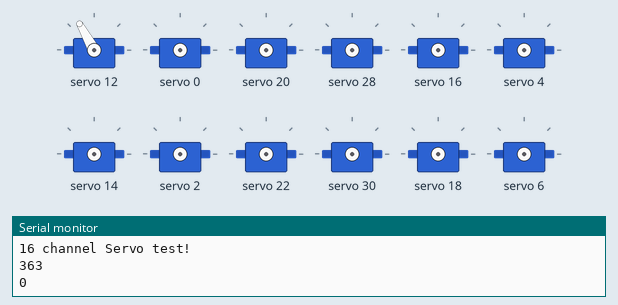
The sketch below on a simulated Arduino Uno, built with avr-gcc and run on an emulated ATmega328P. On the bench: 12 × servo, the last lines printed to the serial monitor.

Above: at 0.05 s.
At 0.65 s:
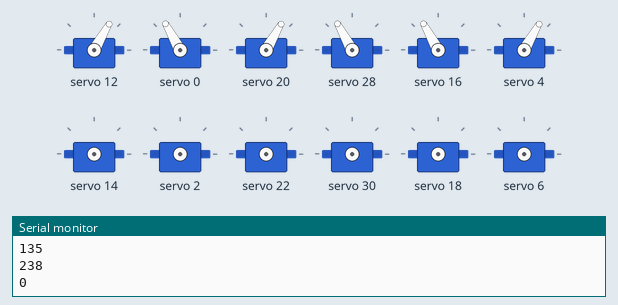
At 0.8 s:
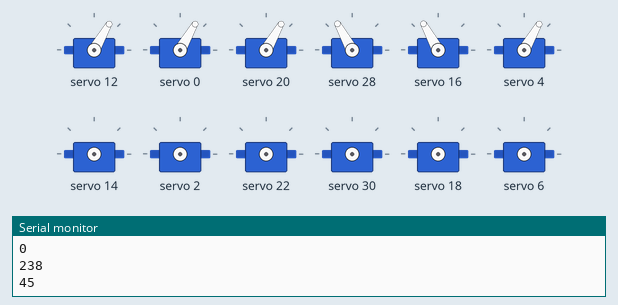
At 2.4 s:
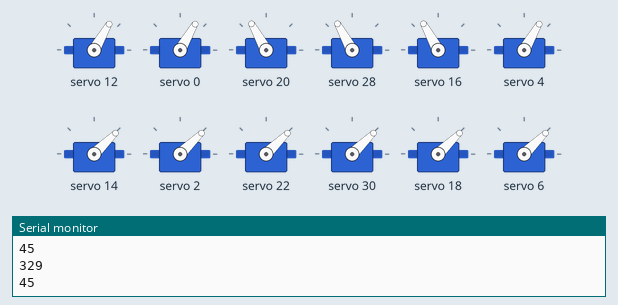
Timing chart, 0 to 5.6 s (numbered marks = the images above):
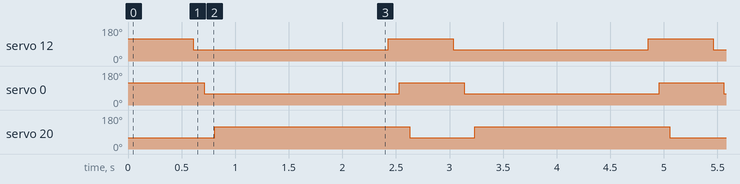

The sketch:

FIRST_STEPS.ino
```cpp
#include <Wire.h>
#include <Adafruit_PWMServoDriver.h>


Adafruit_PWMServoDriver left = Adafruit_PWMServoDriver(0x40);
Adafruit_PWMServoDriver right = Adafruit_PWMServoDriver(0x41);

// Milli setup

#define hold 100

// Channel definitions


//Left (Board 1)
/*
-------
Leg A
-------
*/
#define coxa_A 12
#define femur_A 13
#define tibia_A 14

/*
-------
Leg B
-------
*/
#define coxa_B 4
#define femur_B 5
#define tibia_B 6

/*
-------
Leg C
-------
*/
#define coxa_C 0
#define femur_C 1
#define tibia_C 2


//Right (Board 2)
/*
-------
Leg D
-------
*/
#define coxa_D 12
#define femur_D 13
#define tibia_D 14

/*
-------
Leg E
-------
*/
#define coxa_E 4
#define femur_E 5
#define tibia_E 6

/*
-------
Leg F
-------
*/
#define coxa_F 0
#define femur_F 1
#define tibia_F 2

//Min and Max pulse values

#define MIN_PULSE_WIDTH 500
#define MAX_PULSE_WIDTH 2500
#define DEFAULT_PULSE_WIDTH 1500
#define FREQUENCY 50
// Robot initialization

#define config 90  // Set all joints excluding Tibia to 90 degrees.

// Walking positions for walking

#define CCW 60  // Min degree for Coxa
#define CW 115  // Max degree for Coxa

#define DOWN 92  // Min degree for Femur
#define UP 100   // Max degree for Femur

#define tibia 45  // Degree for Tibia

int degrees;


void setup() {

  Serial.begin(9600);
  Serial.println("16 channel Servo test!");

  left.begin();
  left.setPWMFreq(FREQUENCY);  // Analog servos run at ~60 Hz updates

  right.begin();
  right.setPWMFreq(FREQUENCY);  // Analog servos run at ~60 Hz updates
}


void loop() {
 // COXA


  left.setPWM(coxa_A, 0, pulseWidth(CW));
  Serial.println("0");
  delay(hold);

  left.setPWM(coxa_C, 0, pulseWidth(CW));
  Serial.println("45");
  delay(hold);

  right.setPWM(coxa_E, 0, pulseWidth(CCW));
  Serial.println("90");
  delay(hold);

  right.setPWM(coxa_D, 0, pulseWidth(CW));
  Serial.println("135");
  delay(hold);

  right.setPWM(coxa_F, 0, pulseWidth(CW));
  Serial.println("180");
  delay(hold);

  left.setPWM(coxa_B, 0, pulseWidth(CCW));
  Serial.println("135");
  delay(hold);

// round 2

   left.setPWM(coxa_A, 0, pulseWidth(CCW));
  Serial.println("0");
  delay(hold);

  left.setPWM(coxa_C, 0, pulseWidth(CCW));
  Serial.println("45");
  delay(hold);

  right.setPWM(coxa_E, 0, pulseWidth(CW));
  Serial.println("90");
  delay(hold);


   left.setPWM(coxa_D, 0, pulseWidth(CCW));
  Serial.println("0");
  delay(hold);

  left.setPWM(coxa_F, 0, pulseWidth(CCW));
  Serial.println("45");
  delay(hold);

  right.setPWM(coxa_B, 0, pulseWidth(CW));
  Serial.println("90");
  delay(hold);

// tibia


  left.setPWM(tibia_A, 0, pulseWidth(tibia));
  Serial.println("135");
  delay(hold);

  left.setPWM(tibia_C, 0, pulseWidth(tibia));
  Serial.println("180");
  delay(hold);

  right.setPWM(tibia_E, 0, pulseWidth(tibia));
  Serial.println("135");
  delay(hold);

  right.setPWM(tibia_D, 0, pulseWidth(tibia));
  Serial.println("135");
  delay(hold);

  right.setPWM(tibia_F, 0, pulseWidth(tibia));
  Serial.println("180");
  delay(hold);

  left.setPWM(tibia_B, 0, pulseWidth(tibia));
  Serial.println("135");
  delay(hold);


  // femur

  left.setPWM(femur_A, 0, pulseWidth(DOWN));
  Serial.println("90");
  delay(hold);

  left.setPWM(femur_C, 0, pulseWidth(DOWN));
  Serial.println("45");
  delay(hold);

  right.setPWM(femur_E, 0, pulseWidth(DOWN));
  Serial.println("45");
  delay(hold);

  right.setPWM(femur_D, 0, pulseWidth(UP));
  Serial.println("45");
  delay(hold);

  right.setPWM(femur_F, 0, pulseWidth(UP));
  Serial.println("45");
  delay(hold);

  left.setPWM(femur_B, 0, pulseWidth(UP));
  Serial.println("45");
  delay(hold);

}

int pulseWidth(int angle) {
  int pulse_wide, analog_value;
  pulse_wide = map(angle, 0, 180, MIN_PULSE_WIDTH, MAX_PULSE_WIDTH);
  analog_value = int(float(pulse_wide) / 1000000 * FREQUENCY * 4096);
  Serial.println(analog_value);
  return analog_value;
}
```

Measured:
- by itself, servo 12, servo 0: alternates 119° for 0.61 s and 60° for 1.8 s
- by itself, servo 20: alternates 119° for 1.8 s and 60° for 0.61 s
